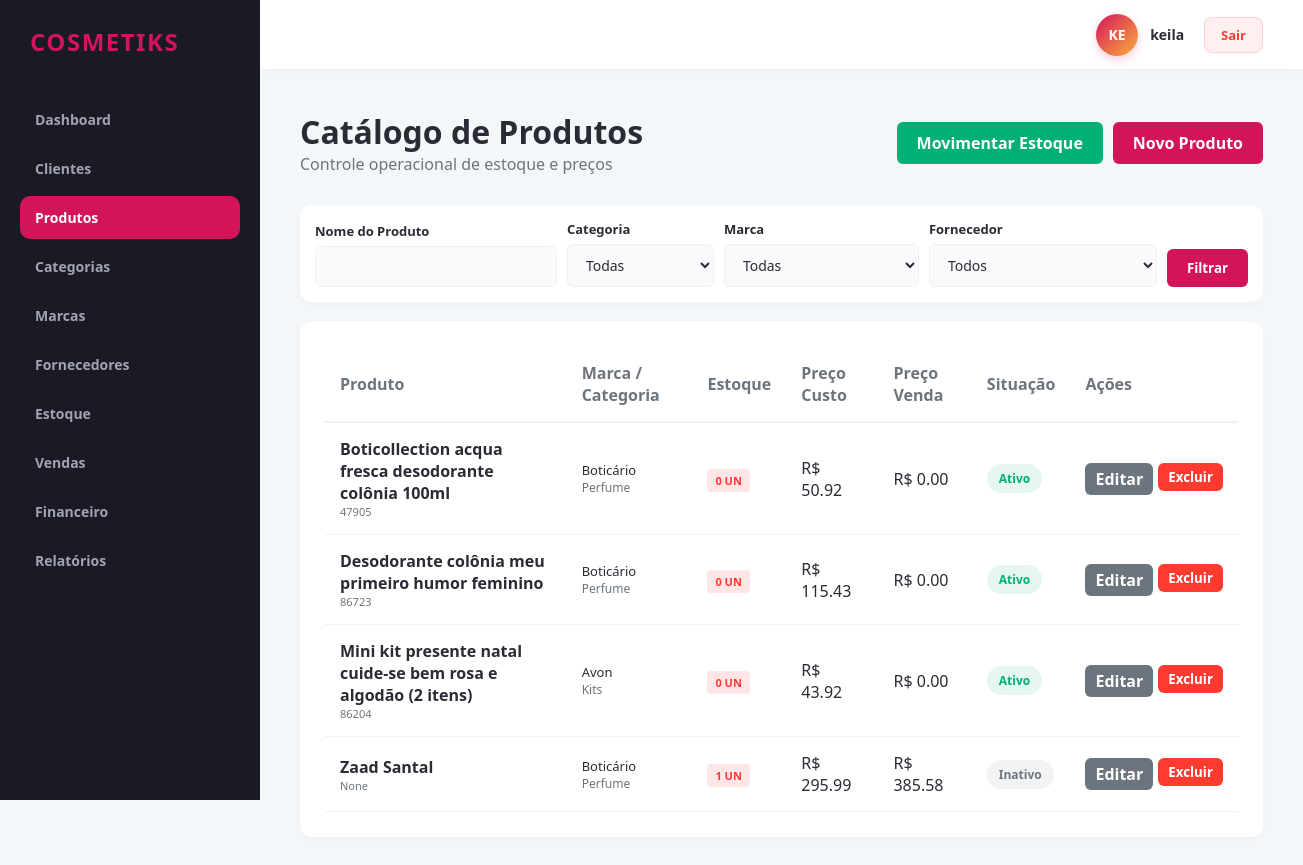
The page /produtos/ (signed in) on the database its author committed.
### app/models/produto.py (models this page shows)
class Produto(db.Model):
    __tablename__ = 'produtos'
    id = db.Column(db.Integer, primary_key=True)
    revendedor_id = db.Column(db.Integer, db.ForeignKey('revendedores.id'), nullable=False)
    categoria_id = db.Column(db.Integer, db.ForeignKey('categorias.id'), nullable=False)
    marca_id = db.Column(db.Integer, db.ForeignKey('marcas.id'), nullable=False)
    fornecedor_id = db.Column(db.Integer, db.ForeignKey('fornecedores.id'), nullable=False)
    nome = db.Column(db.String(150), nullable=False)
    codigo_barras = db.Column(db.String(50), nullable=True)
    descricao = db.Column(db.Text, nullable=True)
    quantidade_estoque = db.Column(db.Integer, default=0, nullable=False)
    estoque_minimo = db.Column(db.Integer, default=0, nullable=False)
    preco_custo = db.Column(db.Numeric(10, 2), nullable=False)
    preco_venda = db.Column(db.Numeric(10, 2), nullable=False)
    data_compra = db.Column(db.Date, nullable=True)
    situacao = db.Column(db.String(20), default='Ativo')
    movimentacoes_estoque = db.relationship('Estoque', backref='produto', lazy=True)

### app/models/marca.py (models this page shows)
class Marca(db.Model):
    __tablename__ = 'marcas'
    id = db.Column(db.Integer, primary_key=True)
    revendedor_id = db.Column(db.Integer, db.ForeignKey('revendedores.id'), nullable=False)
    nome = db.Column(db.String(100), nullable=False)
    descricao = db.Column(db.Text, nullable=True)
    produtos = db.relationship('Produto', backref='marca', lazy=True)

### app/models/categoria.py (models this page shows)
class Categoria(db.Model):
    __tablename__ = 'categorias'
    id = db.Column(db.Integer, primary_key=True)
    revendedor_id = db.Column(db.Integer, db.ForeignKey('revendedores.id'), nullable=False)
    nome = db.Column(db.String(100), nullable=False)
    descricao = db.Column(db.Text, nullable=True)
    produtos = db.relationship('Produto', backref='categoria', lazy=True)

### app/controllers/produto_controller.py (the view)
@produto_bp.route('/')
@revendedor_required
def index():
    revendedor_id = session.get('revendedor_id')
    nome = request.args.get('nome')
    categoria_id = request.args.get('categoria_id')
    marca_id = request.args.get('marca_id')
    fornecedor_id = request.args.get('fornecedor_id')
    lista = produto_service.buscar_com_filtros(revendedor_id, nome, categoria_id, marca_id, fornecedor_id)
    categorias = categoria_service.listar_todas(revendedor_id)
    marcas = marca_service.listar_todas(revendedor_id)
    fornecedores = fornecedor_service.listar_todos(revendedor_id)
    return render_template('produtos/index.html', produtos=lista, categorias=categorias, marcas=marcas, fornecedores=fornecedores)

### app/controllers/produto_controller.py (called while the page is built)
def revendedor_required(f):
    @wraps(f)
    def decorated_function(*args, **kwargs):
        if not session.get('usuario_logado') or session.get('is_admin'):
            flash('Acesso restrito a revendedores autenticados.', 'danger')
            return redirect(url_for('auth.login'))
        return f(*args, **kwargs)
    return decorated_function

### app/repositories/categoria_repository.py (called while the page is built)
    def get_todas_ordenadas(self, revendedor_id):
        return self.model.query.filter_by(revendedor_id=revendedor_id).order_by(self.model.nome.asc()).all()

### app/repositories/fornecedor_repository.py (called while the page is built)
    def get_todos_ordenados(self, revendedor_id):
        return self.model.query.filter_by(revendedor_id=revendedor_id).order_by(self.model.nome.asc()).all()

### app/repositories/marca_repository.py (called while the page is built)
    def get_todas_ordenadas(self, revendedor_id):
        return self.model.query.filter_by(revendedor_id=revendedor_id).order_by(self.model.nome.asc()).all()

### app/repositories/produto_repository.py (called while the page is built)
    def buscar_com_filtros(self, revendedor_id, nome=None, categoria_id=None, marca_id=None, fornecedor_id=None):
        query = self.model.query.filter_by(revendedor_id=revendedor_id)
        if nome:
            query = query.filter(self.model.nome.ilike(f'%{nome}%'))
        if categoria_id:
            query = query.filter_by(categoria_id=categoria_id)
        if marca_id:
            query = query.filter_by(marca_id=marca_id)
        if fornecedor_id:
            query = query.filter_by(fornecedor_id=fornecedor_id)
        return query.order_by(self.model.nome.asc()).all()

### app/services/categoria_service.py (called while the page is built)
    def listar_todas(self, revendedor_id):
        return self.categoria_repo.get_todas_ordenadas(revendedor_id)

### app/services/fornecedor_service.py (called while the page is built)
    def listar_todos(self, revendedor_id):
        return self.fornecedor_repo.get_todos_ordenados(revendedor_id)

### app/services/marca_service.py (called while the page is built)
    def listar_todas(self, revendedor_id):
        return self.marca_repo.get_todas_ordenadas(revendedor_id)

### app/services/produto_service.py (called while the page is built)
    def buscar_com_filtros(self, revendedor_id, nome=None, categoria_id=None, marca_id=None, fornecedor_id=None):
        return self.produto_repo.buscar_com_filtros(revendedor_id, nome, categoria_id, marca_id, fornecedor_id)

### app/templates/produtos/index.html (shortened to what this page needs)
{% extends 'base.html' %}
{% block content %}
<div class="header-panel">
    <div>
        <h1>Catálogo de Produtos</h1>
        <p style="color: var(--text-muted);">Controle operacional de estoque e preços</p>
    </div>
    <div style="display: flex; gap: 10px;">
        <a href="{{ url_for('estoque.movimentar') }}" class="btn btn-success">Movimentar Estoque</a>
        <a href="{{ url_for('produto.novo') }}" class="btn btn-primary">Novo Produto</a>
    </div>
</div>
<div class="data-table-container" style="margin-bottom: 20px; padding: 15px;">
    <form method="GET" action="{{ url_for('produto.index') }}" style="display: grid; grid-template-columns: 2fr 1fr 1fr 1fr auto; gap: 10px; align-items: end;">
        <div class="form-group">
            <label class="form-label">Nome do Produto</label>
            <input type="text" name="nome" class="form-control" value="{{ request.args.get('nome', '') }}">
        </div>
        <div class="form-group">
            <label class="form-label">Categoria</label>
            <select name="categoria_id" class="form-control">
                <option value="">Todas</option>
            </select>
        </div>
        <div class="form-group">
            <label class="form-label">Marca</label>
            <select name="marca_id" class="form-control">
                <option value="">Todas</option>
            </select>
        </div>
        <div class="form-group">
            <label class="form-label">Fornecedor</label>
            <select name="fornecedor_id" class="form-control">
                <option value="">Todos</option>
            </select>
        </div>
        <button type="submit" class="btn btn-primary">Filtrar</button>
    </form>
</div>
<div class="data-table-container">
    <table class="data-table">
        <thead>
            <tr>
                <th>Produto</th>
                <th>Marca / Categoria</th>
                <th>Estoque</th>
                <th>Preço Custo</th>
                <th>Preço Venda</th>
                <th>Situação</th>
                <th>Ações</th>
            </tr>
        </thead>
        <tbody>
            {% for p in produtos %}
            <tr>
                <td>
                    <strong>{{ p.nome }}</strong>
                    <div style="font-size: 11px; color: var(--text-muted);">{{ p.codigo_barras or 'Sem código' }}</div>
                </td>
                <td>
                    <div style="font-size: 13px;">{{ p.marca.nome }}</div>
                    <div style="font-size: 12px; color: var(--text-muted);">{{ p.categoria.nome }}</div>
                </td>
                <td>
                    <span class="badge-stock {% if p.quantidade_estoque <= p.estoque_minimo %}critical{% else %}normal{% endif %}">
                        {{ p.quantidade_estoque }} un
                    </span>
                </td>
                <td>R$ {{ "%.2f"|format(p.preco_custo) }}</td>
                <td>R$ {{ "%.2f"|format(p.preco_venda) }}</td>
                <td><span class="badge-status {{ p.situacao|lower }}">{{ p.situacao }}</span></td>
                <td>
                    <div style="display: flex; gap: 5px;">
                        <a href="{{ url_for('produto.editar', id_produto=p.id) }}" class="btn btn-primary" style="padding: 5px 10px; background: #6c757d;">Editar</a>
                        <form action="{{ url_for('produto.excluir', id_produto=p.id) }}" method="POST" onsubmit="return confirm('Deseja remover este produto?')">
                            <button type="submit" class="btn btn-danger" style="padding: 5px 10px;">Excluir</button>
                        </form>
                    </div>
                </td>
            </tr>
            {% endfor %}
        </tbody>
    </table>
</div>
{% endblock %}

### app/static/css/main.css (style rules this page uses)
:root { --primary-color: #d4145a; --secondary-color: #fbb03b; --dark-bg: #1a1a24; --card-bg: #ffffff; --text-main: #2b2b36; --text-muted: #6c757d; --border-color: #eef2f5; --success: #00b074; --danger: #ff3b30; --warning: #ffcc00; }
* { margin: 0; padding: 0; box-sizing: border-box; font-family: 'Segoe UI', Tahoma, Geneva, Verdana, sans-serif; }
body { background-color: #f4f7f9; color: var(--text-main); display: flex; min-height: 100vh; }
.header-panel { display: flex; justify-content: space-between; align-items: center; margin-bottom: 30px; }
.data-table-container { background: var(--card-bg); border-radius: 12px; padding: 25px; box-shadow: 0 4px 6px rgba(0,0,0,0.02); overflow-x: auto; }
.data-table { width: 100%; border-collapse: collapse; text-align: left; }
.data-table th { padding: 15px; border-bottom: 2px solid var(--border-color); color: var(--text-muted); font-weight: 600; }
.data-table td { padding: 15px; border-bottom: 1px solid var(--border-color); }
.btn { padding: 10px 20px; border-radius: 6px; border: none; font-weight: 600; cursor: pointer; transition: background 0.2s; text-decoration: none; display: inline-block; }
.btn-primary { background: var(--primary-color); color: #fff; }
.btn-success { background: var(--success); color: #fff; }
.btn-danger { background: var(--danger); color: #fff; }

### app/static/css/components.css (style rules this page uses)
.form-group { display: flex; flex-direction: column; gap: 6px; }
.form-label { font-size: 13px; font-weight: 600; color: var(--text-main); }
.form-control { padding: 10px 14px; border: 1px solid #eef2f5; border-radius: 6px; background-color: #f8fafc; font-size: 14px; color: var(--text-main); transition: all 0.2s; }
.badge-status { padding: 6px 12px; border-radius: 20px; font-size: 12px; font-weight: 600; display: inline-block; }
.badge-status.ativo { background-color: #e6f7f1; color: var(--success); }
.badge-status.inativo { background-color: #f1f3f5; color: var(--text-muted); }

### app/static/css/dashboard.css (style rules this page uses)
.badge-stock { padding: 4px 8px; border-radius: 4px; font-size: 11px; font-weight: 700; text-transform: uppercase; }
.badge-stock.critical { background-color: #ffe5e5; color: #ff3b30; }

### rows shown on the page
Produto: nome "Boticollection acqua fresca desodorante colônia 100ml", codigo_barras "47905", marca.nome "Boticário", categoria.nome "Perfume", quantidade_estoque "0", preco_custo "50.92", preco_venda "0.00", situacao "Ativo"
Produto: nome "Desodorante colônia meu primeiro humor feminino", codigo_barras "86723", marca.nome "Boticário", categoria.nome "Perfume", quantidade_estoque "0", preco_custo "115.43", preco_venda "0.00", situacao "Ativo"
Produto: nome "Mini kit presente natal cuide-se bem rosa e algodão (2 itens)", codigo_barras "86204", marca.nome "Avon", categoria.nome "Kits", quantidade_estoque "0", preco_custo "43.92", preco_venda "0.00", situacao "Ativo"
Produto: nome "Zaad Santal", codigo_barras "None", marca.nome "Boticário", categoria.nome "Perfume", quantidade_estoque "1", preco_custo "295.99", preco_venda "385.58", situacao "Inativo"

### other values the page prints
{{ saas_name }} "COSMETIKS"
{{ username_raw[:2]|upper }} "KE"
{{ username_raw }} "keila"
